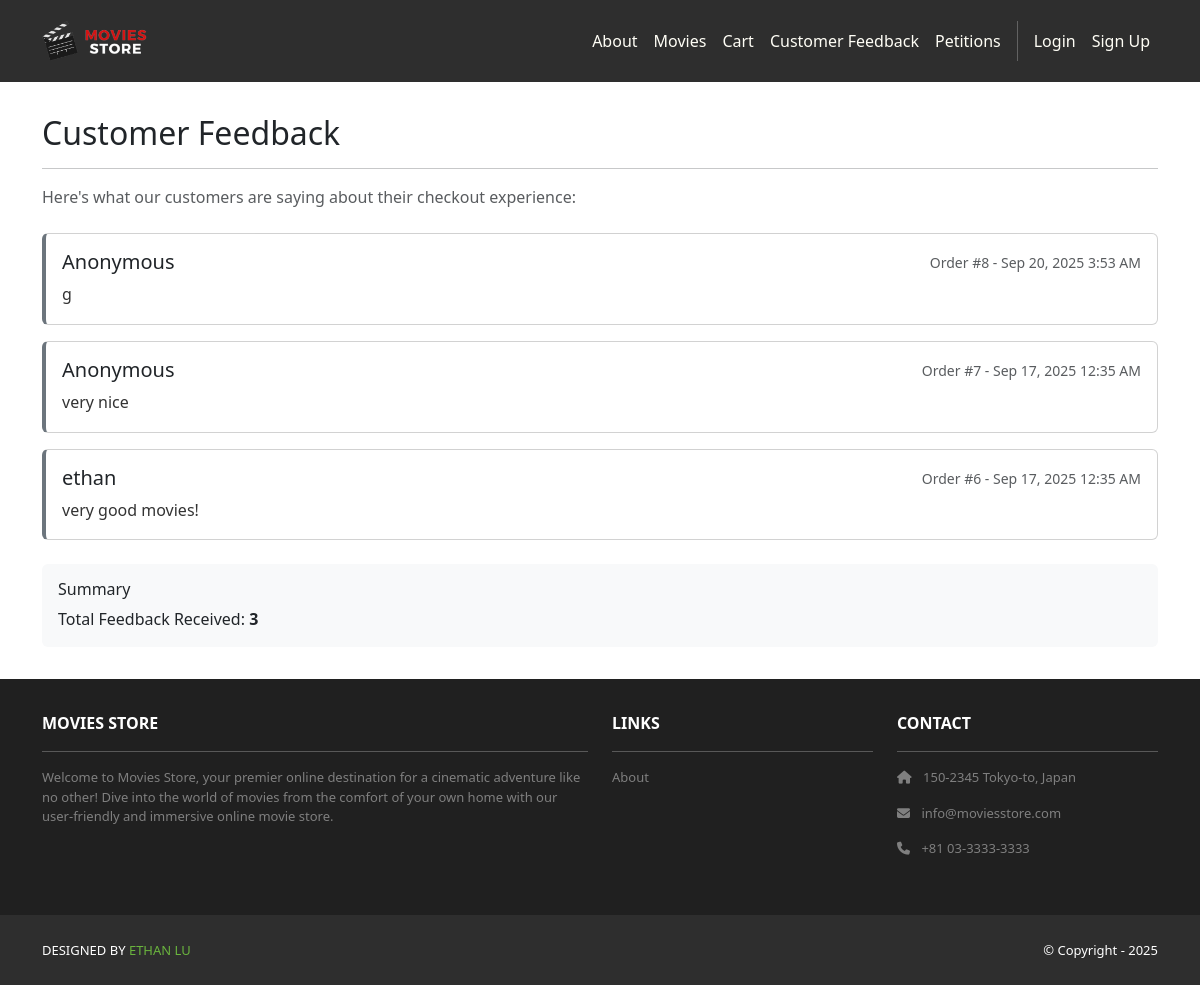
Page /cart/customer-feedback/ on the committed database.
### cart/models.py (models this page shows, shortened)
class CustomerFeedback(models.Model):
    id = models.AutoField(primary_key=True)
    name = models.CharField(max_length=100, blank=True, null=True, help_text="Customer name (optional)")
    feedback_text = models.TextField(help_text="Customer's thoughts on the checkout process")
    order = models.ForeignKey(Order, on_delete=models.CASCADE, help_text="Associated order")
    created_at = models.DateTimeField(auto_now_add=True)
    class Meta:
        ordering = ['-created_at']  # Most recent first
        verbose_name = "Customer Feedback"
        verbose_name_plural = "Customer Feedback"
    @property
    def display_name(self):
        return self.name if self.name else "Anonymous"

class Order(models.Model):
    id = models.AutoField(primary_key=True)
    total = models.IntegerField()
    date = models.DateTimeField(auto_now_add=True)
    user = models.ForeignKey(User, on_delete=models.CASCADE)

### cart/views.py (the view)
# urls.py: path('customer-feedback/', views.customer_feedback_list, name='cart.customer_feedback'),
def customer_feedback_list(request):
    feedback_list = CustomerFeedback.objects.all().order_by('-created_at')
    paginator = Paginator(feedback_list, 10)
    page_number = request.GET.get('page')
    page_obj = paginator.get_page(page_number)
    total_feedback = feedback_list.count()
    template_data = {
        'title': 'Customer Feedback',
        'page_obj': page_obj,
        'total_feedback': total_feedback,
    }
    return render(request, 'cart/customer_feedback.html', {'template_data': template_data})

### cart/templates/cart/customer_feedback.html (shortened to what this page needs)
{% extends 'base.html' %}
{% block content %}
<div class="p-3">
  <div class="container">
    <div class="row mt-3">
      <div class="col mx-auto mb-3">
        <h2>Customer Feedback</h2>
        <hr />
        <p class="text-muted mb-4">Here's what our customers are saying about their checkout experience:</p>
        {% for feedback in template_data.page_obj %}
        <div class="card mb-3" style="border-left: 4px solid #6c757d;">
          <div class="card-body">
            <div class="d-flex justify-content-between align-items-start">
              <div class="flex-grow-1">
                <h5 class="card-title mb-2">{{ feedback.display_name }}</h5>
                <p class="card-text">{{ feedback.feedback_text }}</p>
              </div>
              <div class="text-muted text-end ms-3">
                <small>Order #{{ feedback.order.id }} - {{ feedback.created_at|date:"M j, Y g:i A" }}</small>
              </div>
            </div>
          </div>
        </div>
        {% empty %}
        <div class="text-center py-5">
          <h4 class="text-muted">No feedback yet</h4>
          <p class="text-muted">Customer feedback will appear here after checkout.</p>
        </div>
        {% endfor %}
        <div class="mt-4 p-3 bg-light rounded">
          <h6>Summary</h6>
          <p class="mb-0">Total Feedback Received: <strong>{{ template_data.total_feedback }}</strong></p>
        </div>
      </div>
    </div>
  </div>
</div>
{% endblock content %}

### cart/templates/cart/customer_feedback.html (style rules this page uses)
.card-text { line-height: 1.6; color: #333; }

### rows in the picture
CustomerFeedback: display_name "Anonymous", feedback_text "g", order.id "8", created_at "Sep 20, 2025 3:53 AM"
CustomerFeedback: display_name "Anonymous", feedback_text "very nice", order.id "7", created_at "Sep 17, 2025 12:35 AM"
CustomerFeedback: display_name "ethan", feedback_text "very good movies!", order.id "6", created_at "Sep 17, 2025 12:35 AM"

### other values in the picture
{{ template_data.total_feedback }} "3"
